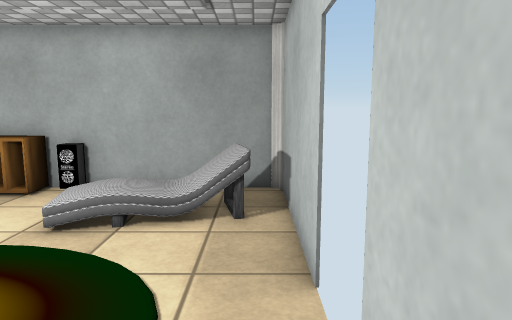
[1] (above)

12 first-person views from a walk through a Unity game level. The camera is 1.3 m above the floor, tilts 8° down and sees 70° across. The floor is counted in squares, 0.5 m on a side. Each view is taken from the middle of a square. On the plan, view 1 faces up. The plan holds only what a view shows up to about 20 squares ahead; the rest is blank. Some surface patterns are stand-ins.

[2]
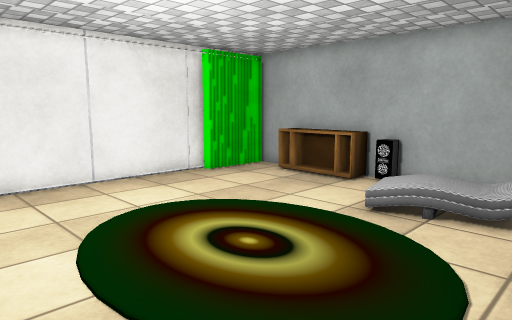

[3]
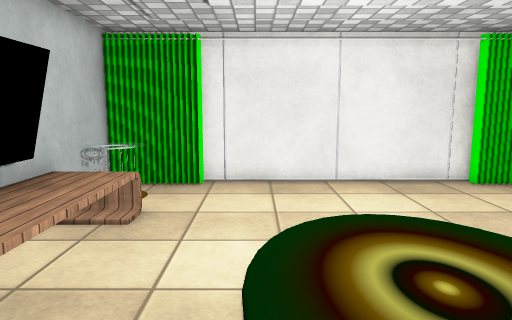

[4]
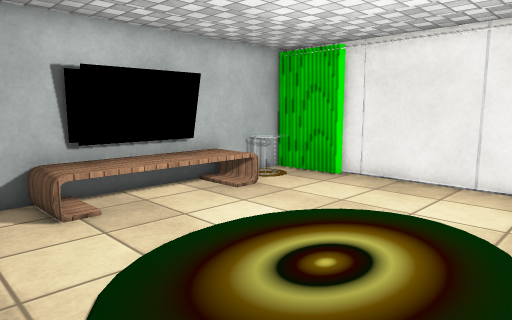

[5]
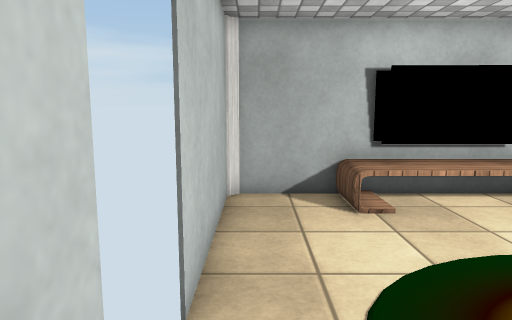

[6]
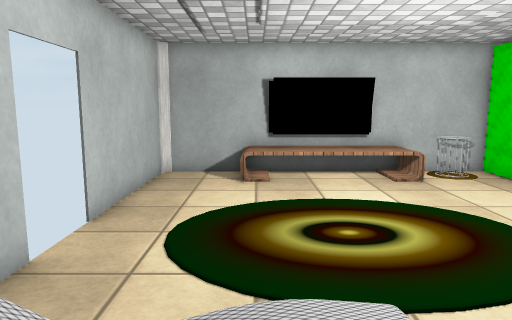

[7]
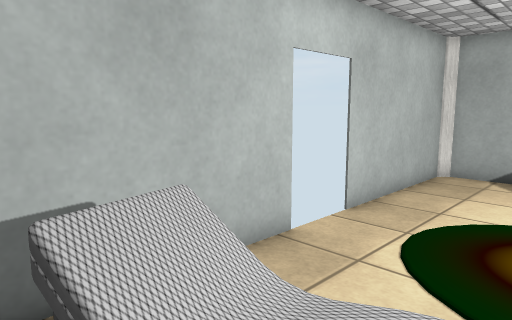

[8]
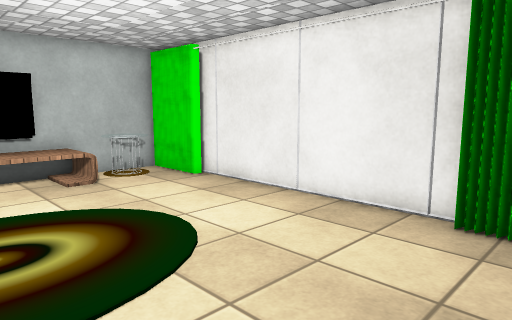

[9]
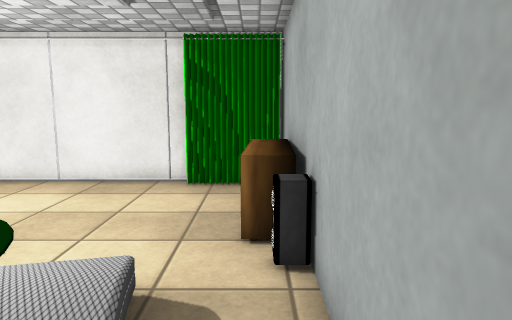

[10]
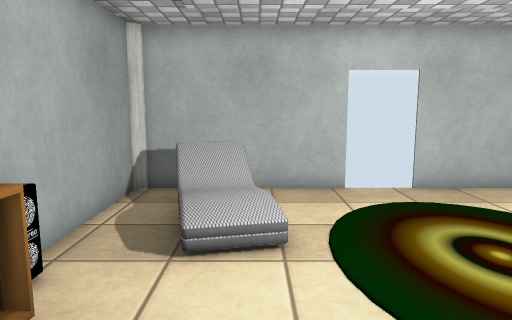

[11]
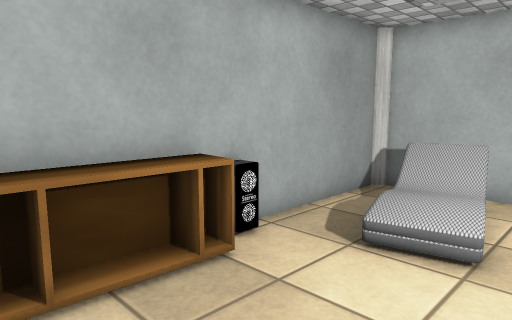

[12]
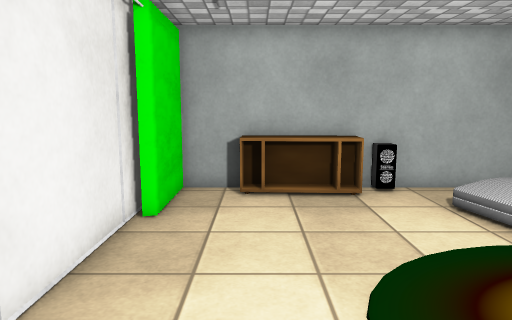

### Floor plan
Key: @ floor where view 1 was taken; # wall or solid block; . floor; = window, fence, low wall or low ledge; T table; O other object.
Columns run from 13 left of view 1 to 1 right of it. Each row starts with its distance up from view 1.
 12  ######O#######
 11  #.OOOOO......#
 10 ##..........#.#
  9 ##....... OOO.#
  8 #........OOOO.#
  7 #........ ....#
  6 #.............#
  5 #.............
  4 #.............
  3 #.............
  2 #.............#
  1 #.............#
  0 #............@#
 -1 ##............#
 -2 ##TT OOOOOO...#
 -3 #TTT ##### ...#
 -4 ##=###    #####

Where each view was taken, in squares from view 1:
view 1: 0 up, 0 right, facing up
view 2: 1 down, 0 right, facing up-left
view 3: 1 up, 0 right, facing left
view 4: 7 up, 0 right, facing down-left
view 5: 7 up, 0 right, facing down
view 6: 11 up, 3 left, facing down
view 7: 11 up, 4 left, facing down-right
view 8: 11 up, 4 left, facing down-left
view 9: 11 up, 0 right, facing left
view 10: 8 up, 11 left, facing right
view 11: 6 up, 11 left, facing up-right
view 12: 0 up, 10 left, facing up
